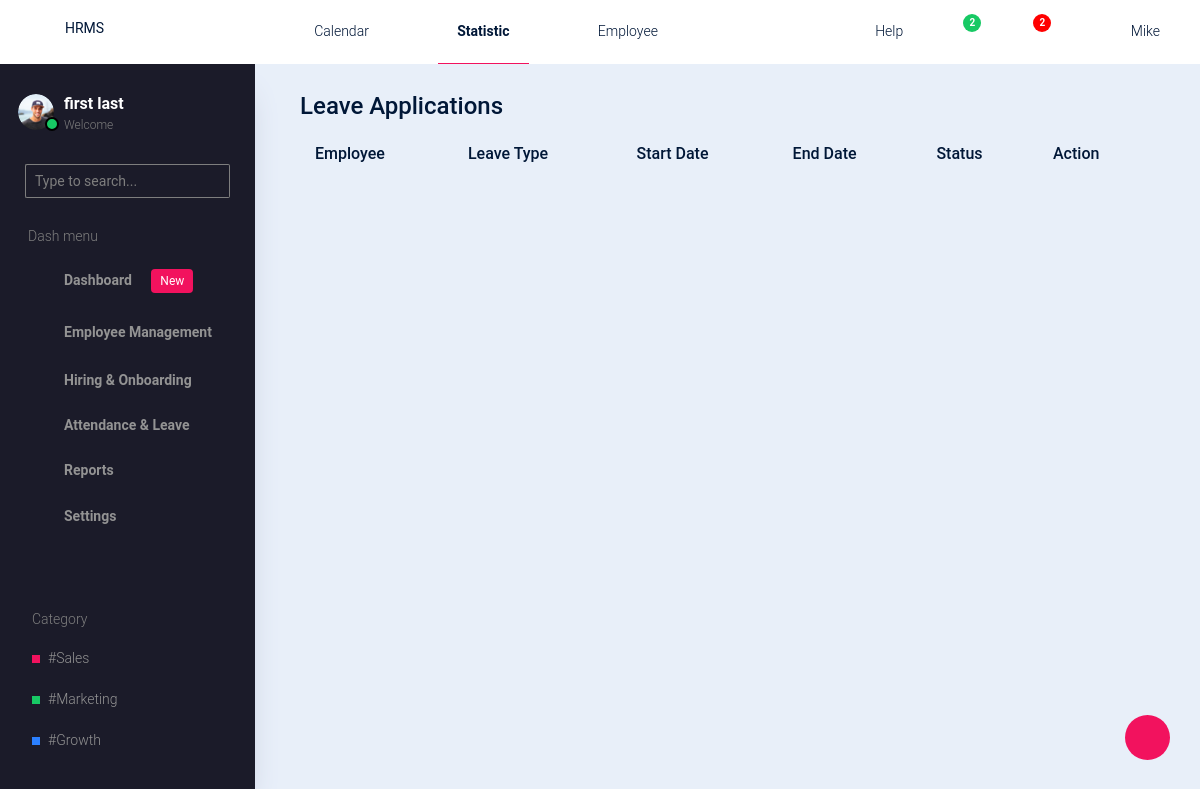
The page /review_leaves/ (signed in) on the database as committed earlier.
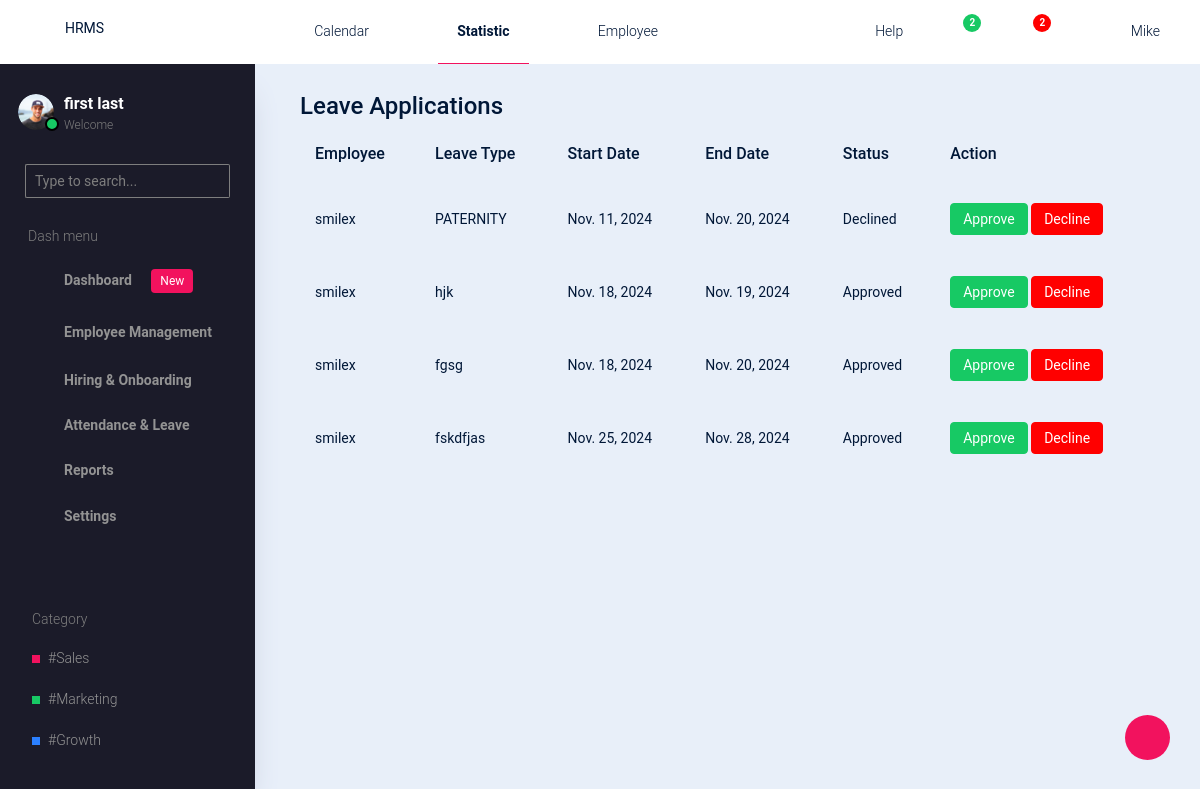
The same page on the database as committed later.
### hrms/models.py (models this page shows, shortened)
class LeaveRequest(models.Model):
    STATUS_CHOICES = [
        ('PENDING', 'Pending'),
        ('APPROVED', 'Approved'),
        ('DECLINED', 'Declined'),
    ]
    employee = models.ForeignKey(CustomUser, on_delete=models.CASCADE, related_name="leave_requests")
    start_date = models.DateField()
    end_date = models.DateField()
    leave_type = models.CharField(max_length=50)
    reason = models.TextField()
    status = models.CharField(max_length=10, choices=STATUS_CHOICES, default='PENDING')
    notes = models.TextField(blank=True, null=True)

### accounts/models.py (models this page shows)
class CustomUser(AbstractUser):
    ROLE_CHOICES = [
        ('admin', 'Admin'),
        ('hr_manager', 'HR Manager'),
        ('employee', 'Employee'),
    ]
    role = models.CharField(max_length=20, choices=ROLE_CHOICES, default='employee')
    phone = models.CharField(max_length=15, blank=True, null=True)
    position = models.CharField(max_length=100, blank=True, null=True)
    department = models.CharField(max_length=100, blank=True, null=True)
    start_date = models.DateField(blank=True, null=True)

### hrms/views.py (the view)
# urls.py: path('review_leaves/',leave_requests,name='reviewleaves'),
@login_required
def leave_requests(request):
    leave_requests = LeaveRequest.objects.all()
    return render(request, 'hrms/admin/attendance-and-leave/leave_requests.html', {'leave_requests': leave_requests})

### hrms/templates/hrms/admin/attendance-and-leave/leave_requests.html
{% extends 'hrms/admin/base.html' %}
{% block content %}
<div class="container">
    <h2>Leave Applications</h2>
    <table class="table table-striped">
        <thead>
            <tr>
                <th>Employee</th>
                <th>Leave Type</th>
                <th>Start Date</th>
                <th>End Date</th>
                <th>Status</th>
                <th>Action</th>
            </tr>
        </thead>
        <tbody>
            {% for leave in leave_requests %}
            <tr>
                <td>{{ leave.employee.username }}</td>
                <td>{{ leave.leave_type }}</td>
                <td>{{ leave.start_date }}</td>
                <td>{{ leave.end_date }}</td>
                <td>{{ leave.get_status_display }}</td>
                <td>
                    <a href="{% url 'update_leave_status' leave.id 'APPROVED' %}" class="btn btn-sm btn-success">Approve</a>
                    <a href="{% url 'update_leave_status' leave.id 'DECLINED' %}" class="btn btn-sm btn-danger">Decline</a>
                </td>
            </tr>
            {% endfor %}
        </tbody>
    </table>
</div>
{% endblock %}

Rows that differ between the two databases and show on the page:
added LeaveRequest: employee.username "smilex", leave_type "PATERNITY", start_date "Nov. 11, 2024", end_date "Nov. 20, 2024", status "Declined"
added LeaveRequest: employee.username "smilex", leave_type "hjk", start_date "Nov. 18, 2024", end_date "Nov. 19, 2024", status "Approved"
added LeaveRequest: employee.username "smilex", leave_type "fgsg", start_date "Nov. 18, 2024", end_date "Nov. 20, 2024", status "Approved"
added LeaveRequest: employee.username "smilex", leave_type "fskdfjas", start_date "Nov. 25, 2024", end_date "Nov. 28, 2024", status "Approved"
